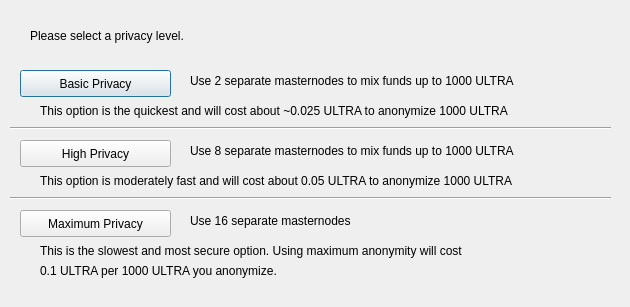
<?xml version="1.0" encoding="UTF-8"?>
<ui version="4.0">
 <class>DarksendConfig</class>
 <widget class="QDialog" name="DarksendConfig">
  <property name="geometry">
   <rect>
    <x>0</x>
    <y>0</y>
    <width>630</width>
    <height>307</height>
   </rect>
  </property>
  <property name="windowTitle">
   <string>Configure PrivateSend</string>
  </property>
  <widget class="QPushButton" name="buttonBasic">
   <property name="geometry">
    <rect>
     <x>20</x>
     <y>70</y>
     <width>151</width>
     <height>27</height>
    </rect>
   </property>
   <property name="text">
    <string>Basic Privacy</string>
   </property>
  </widget>
  <widget class="QPushButton" name="buttonHigh">
   <property name="geometry">
    <rect>
     <x>20</x>
     <y>140</y>
     <width>151</width>
     <height>27</height>
    </rect>
   </property>
   <property name="text">
    <string>High Privacy</string>
   </property>
  </widget>
  <widget class="QPushButton" name="buttonMax">
   <property name="geometry">
    <rect>
     <x>20</x>
     <y>210</y>
     <width>151</width>
     <height>27</height>
    </rect>
   </property>
   <property name="text">
    <string>Maximum Privacy</string>
   </property>
  </widget>
  <widget class="QLabel" name="label">
   <property name="geometry">
    <rect>
     <x>30</x>
     <y>20</y>
     <width>571</width>
     <height>31</height>
    </rect>
   </property>
   <property name="text">
    <string>Please select a privacy level.</string>
   </property>
  </widget>
  <widget class="QLabel" name="label_2">
   <property name="geometry">
    <rect>
     <x>190</x>
     <y>70</y>
     <width>421</width>
     <height>21</height>
    </rect>
   </property>
   <property name="text">
    <string>Use 2 separate masternodes to mix funds up to 1000 ULTRA</string>
   </property>
  </widget>
  <widget class="QLabel" name="label_3">
   <property name="geometry">
    <rect>
     <x>190</x>
     <y>140</y>
     <width>411</width>
     <height>21</height>
    </rect>
   </property>
   <property name="text">
    <string>Use 8 separate masternodes to mix funds up to 1000 ULTRA</string>
   </property>
  </widget>
  <widget class="QLabel" name="label_4">
   <property name="geometry">
    <rect>
     <x>190</x>
     <y>210</y>
     <width>421</width>
     <height>21</height>
    </rect>
   </property>
   <property name="text">
    <string>Use 16 separate masternodes</string>
   </property>
  </widget>
  <widget class="QLabel" name="label_6">
   <property name="geometry">
    <rect>
     <x>40</x>
     <y>100</y>
     <width>561</width>
     <height>21</height>
    </rect>
   </property>
   <property name="text">
    <string>This option is the quickest and will cost about ~0.025 ULTRA to anonymize 1000 ULTRA</string>
   </property>
  </widget>
  <widget class="QLabel" name="label_7">
   <property name="geometry">
    <rect>
     <x>40</x>
     <y>170</y>
     <width>561</width>
     <height>21</height>
    </rect>
   </property>
   <property name="text">
    <string>This option is moderately fast and will cost about 0.05 ULTRA to anonymize 1000 ULTRA</string>
   </property>
  </widget>
  <widget class="QLabel" name="label_8">
   <property name="geometry">
    <rect>
     <x>40</x>
     <y>240</y>
     <width>561</width>
     <height>21</height>
    </rect>
   </property>
   <property name="text">
    <string>This is the slowest and most secure option. Using maximum anonymity will cost</string>
   </property>
  </widget>
  <widget class="QLabel" name="label_9">
   <property name="geometry">
    <rect>
     <x>40</x>
     <y>260</y>
     <width>561</width>
     <height>21</height>
    </rect>
   </property>
   <property name="text">
    <string>0.1 ULTRA per 1000 ULTRA you anonymize.</string>
   </property>
  </widget>
  <widget class="Line" name="line">
   <property name="geometry">
    <rect>
     <x>10</x>
     <y>120</y>
     <width>601</width>
     <height>16</height>
    </rect>
   </property>
   <property name="orientation">
    <enum>Qt::Horizontal</enum>
   </property>
  </widget>
  <widget class="Line" name="line_2">
   <property name="geometry">
    <rect>
     <x>10</x>
     <y>190</y>
     <width>601</width>
     <height>16</height>
    </rect>
   </property>
   <property name="orientation">
    <enum>Qt::Horizontal</enum>
   </property>
  </widget>
 </widget>
 <resources/>
 <connections/>
</ui>
